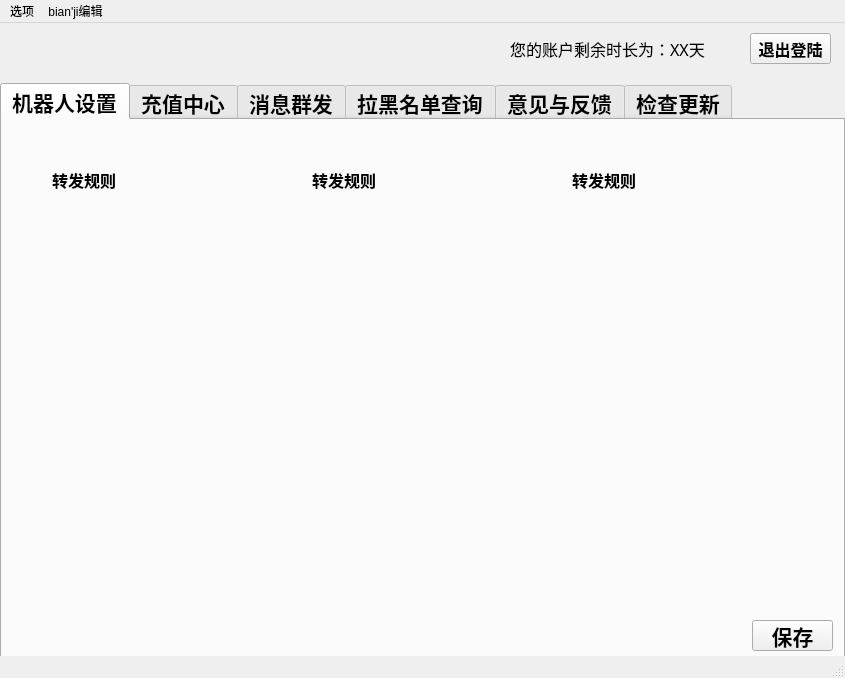
<?xml version="1.0" encoding="UTF-8"?>
<ui version="4.0">
 <class>MainWindow</class>
 <widget class="QMainWindow" name="MainWindow">
  <property name="geometry">
   <rect>
    <x>0</x>
    <y>0</y>
    <width>845</width>
    <height>678</height>
   </rect>
  </property>
  <property name="windowTitle">
   <string>MainWindow</string>
  </property>
  <widget class="QWidget" name="centralwidget">
   <widget class="QTabWidget" name="tabViewWidget">
    <property name="geometry">
     <rect>
      <x>0</x>
      <y>60</y>
      <width>845</width>
      <height>600</height>
     </rect>
    </property>
    <property name="font">
     <font>
      <family>Cambria</family>
      <pointsize>16</pointsize>
      <weight>75</weight>
      <italic>false</italic>
      <bold>true</bold>
      <stylestrategy>PreferDefault</stylestrategy>
      <kerning>true</kerning>
     </font>
    </property>
    <property name="autoFillBackground">
     <bool>false</bool>
    </property>
    <property name="styleSheet">
     <string notr="true">image:url(:/image/backgroud.png)</string>
    </property>
    <property name="currentIndex">
     <number>0</number>
    </property>
    <property name="elideMode">
     <enum>Qt::ElideRight</enum>
    </property>
    <property name="usesScrollButtons">
     <bool>true</bool>
    </property>
    <widget class="QWidget" name="tab">
     <attribute name="title">
      <string>机器人设置</string>
     </attribute>
     <widget class="QPushButton" name="pushButton_2">
      <property name="geometry">
       <rect>
        <x>750</x>
        <y>500</y>
        <width>81</width>
        <height>31</height>
       </rect>
      </property>
      <property name="text">
       <string>保存</string>
      </property>
     </widget>
     <widget class="QWidget" name="widget_2" native="true">
      <property name="geometry">
       <rect>
        <x>40</x>
        <y>40</y>
        <width>180</width>
        <height>450</height>
       </rect>
      </property>
      <property name="styleSheet">
       <string notr="true">image:url(:/image/widget_back.png)</string>
      </property>
      <widget class="QLabel" name="label_3">
       <property name="geometry">
        <rect>
         <x>10</x>
         <y>10</y>
         <width>80</width>
         <height>20</height>
        </rect>
       </property>
       <property name="font">
        <font>
         <family>微软雅黑</family>
         <pointsize>12</pointsize>
         <weight>75</weight>
         <bold>true</bold>
        </font>
       </property>
       <property name="text">
        <string>转发规则</string>
       </property>
      </widget>
     </widget>
     <widget class="QWidget" name="widget_3" native="true">
      <property name="geometry">
       <rect>
        <x>300</x>
        <y>40</y>
        <width>180</width>
        <height>450</height>
       </rect>
      </property>
      <property name="styleSheet">
       <string notr="true">image:url(:/image/widget_back.png)</string>
      </property>
      <widget class="QLabel" name="label_4">
       <property name="geometry">
        <rect>
         <x>10</x>
         <y>10</y>
         <width>80</width>
         <height>20</height>
        </rect>
       </property>
       <property name="font">
        <font>
         <family>微软雅黑</family>
         <pointsize>12</pointsize>
         <weight>75</weight>
         <bold>true</bold>
        </font>
       </property>
       <property name="text">
        <string>转发规则</string>
       </property>
      </widget>
     </widget>
     <widget class="QWidget" name="widget_4" native="true">
      <property name="geometry">
       <rect>
        <x>560</x>
        <y>40</y>
        <width>180</width>
        <height>450</height>
       </rect>
      </property>
      <property name="styleSheet">
       <string notr="true">image:url(:/image/widget_back.png)</string>
      </property>
      <widget class="QLabel" name="label_5">
       <property name="geometry">
        <rect>
         <x>10</x>
         <y>10</y>
         <width>80</width>
         <height>20</height>
        </rect>
       </property>
       <property name="font">
        <font>
         <family>微软雅黑</family>
         <pointsize>12</pointsize>
         <weight>75</weight>
         <bold>true</bold>
        </font>
       </property>
       <property name="text">
        <string>转发规则</string>
       </property>
      </widget>
     </widget>
    </widget>
    <widget class="QWidget" name="tab_2">
     <attribute name="title">
      <string>充值中心</string>
     </attribute>
    </widget>
    <widget class="QWidget" name="tab_3">
     <attribute name="title">
      <string>消息群发</string>
     </attribute>
    </widget>
    <widget class="QWidget" name="tab_4">
     <attribute name="title">
      <string>拉黑名单查询</string>
     </attribute>
    </widget>
    <widget class="QWidget" name="tab_5">
     <attribute name="title">
      <string>意见与反馈</string>
     </attribute>
    </widget>
    <widget class="QWidget" name="tab_6">
     <attribute name="title">
      <string>检查更新</string>
     </attribute>
    </widget>
   </widget>
   <widget class="QWidget" name="widget" native="true">
    <property name="geometry">
     <rect>
      <x>0</x>
      <y>0</y>
      <width>845</width>
      <height>60</height>
     </rect>
    </property>
    <widget class="QLabel" name="label">
     <property name="geometry">
      <rect>
       <x>510</x>
       <y>10</y>
       <width>231</width>
       <height>31</height>
      </rect>
     </property>
     <property name="font">
      <font>
       <family>微软雅黑</family>
       <pointsize>12</pointsize>
      </font>
     </property>
     <property name="text">
      <string>您的账户剩余时长为：XX天</string>
     </property>
    </widget>
    <widget class="QPushButton" name="pushButton">
     <property name="geometry">
      <rect>
       <x>750</x>
       <y>10</y>
       <width>81</width>
       <height>31</height>
      </rect>
     </property>
     <property name="font">
      <font>
       <family>微软雅黑</family>
       <pointsize>12</pointsize>
       <weight>75</weight>
       <bold>true</bold>
      </font>
     </property>
     <property name="text">
      <string>退出登陆</string>
     </property>
    </widget>
    <widget class="QLabel" name="label_2">
     <property name="geometry">
      <rect>
       <x>10</x>
       <y>10</y>
       <width>51</width>
       <height>41</height>
      </rect>
     </property>
     <property name="styleSheet">
      <string notr="true">image:url(:/image/header.jpg)</string>
     </property>
     <property name="text">
      <string/>
     </property>
    </widget>
   </widget>
  </widget>
  <widget class="QMenuBar" name="menubar">
   <property name="geometry">
    <rect>
     <x>0</x>
     <y>0</y>
     <width>845</width>
     <height>23</height>
    </rect>
   </property>
   <widget class="QMenu" name="menu">
    <property name="title">
     <string>选项</string>
    </property>
   </widget>
   <widget class="QMenu" name="menubian_ji">
    <property name="title">
     <string>bian'ji编辑</string>
    </property>
   </widget>
   <addaction name="menu"/>
   <addaction name="menubian_ji"/>
  </widget>
  <widget class="QStatusBar" name="statusbar"/>
 </widget>
 <resources>
  <include location="../static/resource/login_header_default.qrc"/>
 </resources>
 <connections/>
</ui>
